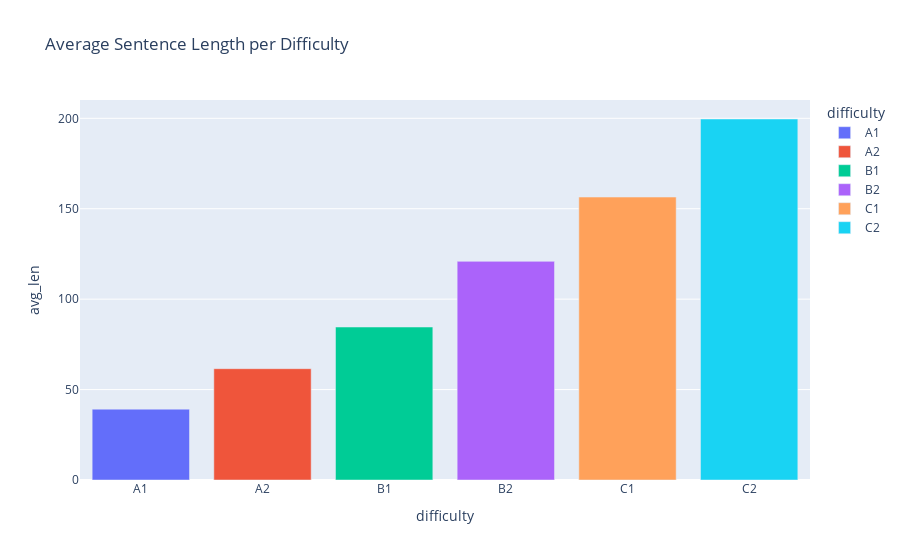

The cell this chart's notebook holds for it:
### Code cell
# Creating a bar plot to visualize average sentence length by difficulty level
fig = px.bar(data_grouped.reset_index(), x="difficulty", y="avg_len", color="difficulty", title="Average Sentence Length per Difficulty")
fig.show()

### Figure 1 — Plotly figure (JSON) as saved in the notebook; plotly's stock layout.template omitted (floating-point values rounded to 4 significant figures)
{"data": [{"alignmentgroup": "True", "hovertemplate": "difficulty=%{x}<br>avg_len=%{y}<extra></extra>", "legendgroup": "A1", "marker": {"color": "#636efa", "pattern": {"shape": ""}}, "name": "A1", "offsetgroup": "A1", "orientation": "v", "showlegend": true, "textposition": "auto", "type": "bar", "x": ["A1"], "xaxis": "x", "y": [39.17], "yaxis": "y"}, {"alignmentgroup": "True", "hovertemplate": "difficulty=%{x}<br>avg_len=%{y}<extra></extra>", "legendgroup": "A2", "marker": {"color": "#EF553B", "pattern": {"shape": ""}}, "name": "A2", "offsetgroup": "A2", "orientation": "v", "showlegend": true, "textposition": "auto", "type": "bar", "x": ["A2"], "xaxis": "x", "y": [61.55], "yaxis": "y"}, {"alignmentgroup": "True", "hovertemplate": "difficulty=%{x}<br>avg_len=%{y}<extra></extra>", "legendgroup": "B1", "marker": {"color": "#00cc96", "pattern": {"shape": ""}}, "name": "B1", "offsetgroup": "B1", "orientation": "v", "showlegend": true, "textposition": "auto", "type": "bar", "x": ["B1"], "xaxis": "x", "y": [84.58], "yaxis": "y"}, {"alignmentgroup": "True", "hovertemplate": "difficulty=%{x}<br>avg_len=%{y}<extra></extra>", "legendgroup": "B2", "marker": {"color": "#ab63fa", "pattern": {"shape": ""}}, "name": "B2", "offsetgroup": "B2", "orientation": "v", "showlegend": true, "textposition": "auto", "type": "bar", "x": ["B2"], "xaxis": "x", "y": [120.9], "yaxis": "y"}, {"alignmentgroup": "True", "hovertemplate": "difficulty=%{x}<br>avg_len=%{y}<extra></extra>", "legendgroup": "C1", "marker": {"color": "#FFA15A", "pattern": {"shape": ""}}, "name": "C1", "offsetgroup": "C1", "orientation": "v", "showlegend": true, "textposition": "auto", "type": "bar", "x": ["C1"], "xaxis": "x", "y": [156.4], "yaxis": "y"}, {"alignmentgroup": "True", "hovertemplate": "difficulty=%{x}<br>avg_len=%{y}<extra></extra>", "legendgroup": "C2", "marker": {"color": "#19d3f3", "pattern": {"shape": ""}}, "name": "C2", "offsetgroup": "C2", "orientation": "v", "showlegend": true, "textposition": "auto", "type": "bar", "x": ["C2"], "xaxis": "x", "y": [199.6], "yaxis": "y"}], "layout": {"barmode": "relative", "legend": {"title": {"text": "difficulty"}, "tracegroupgap": 0}, "title": {"text": "Average Sentence Length per Difficulty"}, "xaxis": {"anchor": "y", "categoryarray": ["A1", "A2", "B1", "B2", "C1", "C2"], "categoryorder": "array", "domain": [0, 1], "title": {"text": "difficulty"}}, "yaxis": {"anchor": "x", "domain": [0, 1], "title": {"text": "avg_len"}}}}
